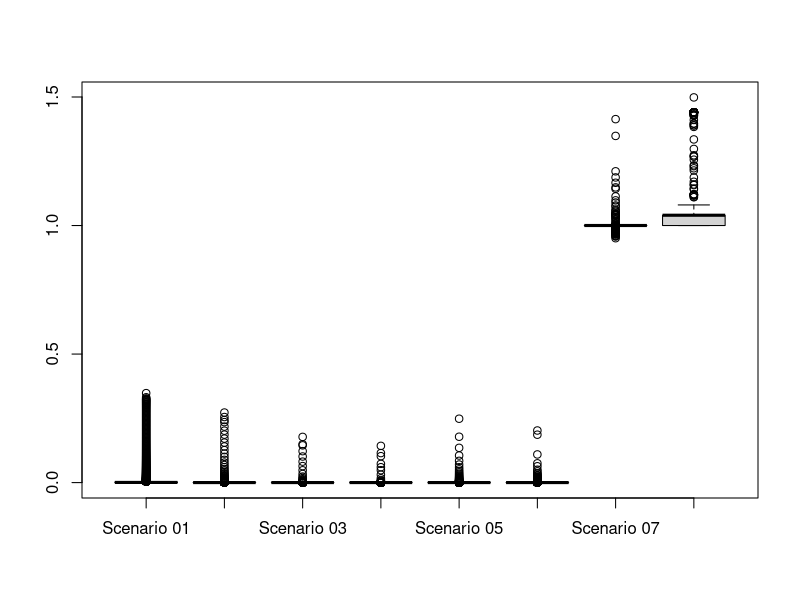

This figure's R source:
getwd()

scenario01_data = as.numeric(read.csv(file="scenario_01.csv",header=FALSE,sep=","))
scenario02_data = as.numeric(read.csv(file="scenario_02.csv",header=FALSE,sep=","))
scenario03_data = as.numeric(read.csv(file="scenario_03.csv",header=FALSE,sep=","))
scenario04_data = as.numeric(read.csv(file="scenario_04.csv",header=FALSE,sep=","))
scenario05_data = as.numeric(read.csv(file="scenario_05.csv",header=FALSE,sep=","))
scenario06_data = as.numeric(read.csv(file="scenario_06.csv",header=FALSE,sep=","))
scenario07_data = as.numeric(read.csv(file="scenario_07.csv",header=FALSE,sep=","))
scenario08_data = as.numeric(read.csv(file="scenario_08.csv",header=FALSE,sep=","))

# --- length
c(length(scenario01_data),length(scenario02_data),length(scenario03_data),length(scenario04_data),length(scenario05_data),length(scenario06_data),length(scenario07_data),length(scenario08_data))
# ---

# --- mean
c(mean(scenario01_data),mean(scenario02_data),mean(scenario03_data),mean(scenario04_data),mean(scenario05_data),mean(scenario06_data),mean(scenario07_data),mean(scenario08_data))
# ---

# --- median
c(median(scenario01_data),median(scenario02_data),median(scenario03_data),median(scenario04_data),median(scenario05_data),median(scenario06_data),median(scenario07_data),median(scenario08_data))
# ---

# --- sd
c(sd(scenario01_data),sd(scenario02_data),sd(scenario03_data),sd(scenario04_data),sd(scenario05_data),sd(scenario06_data),sd(scenario07_data),sd(scenario08_data))
# ---

# --- most frequent values - scenario01_data
sort(table(scenario01_data),decreasing=TRUE)[1:3]

svg("boxplot.svg",height = 10,width = 10)
boxplot(scenario01_data,scenario02_data,scenario03_data,scenario04_data,scenario05_data,scenario06_data,scenario07_data,scenario08_data,names=c("Scenario 01","Scenario 02","Scenario 03","Scenario 04","Scenario 05","Scenario 06","Scenario 07","Scenario 08"))
dev.off()

# --- t.test // scenario01_data - scenario02_data
c(mean(scenario01_data),mean(scenario02_data))
t.test(scenario01_data,scenario02_data)
# ---

# --- t.test // scenario01_data - scenario03_data
c(mean(scenario01_data),mean(scenario03_data))
t.test(scenario01_data,scenario03_data)
# ---

# --- t.test // scenario01_data - scenario04_data
c(mean(scenario01_data),mean(scenario04_data))
t.test(scenario01_data,scenario04_data)
# ---

# --- t.test // scenario01_data - scenario05_data
c(mean(scenario01_data),mean(scenario05_data))
t.test(scenario01_data,scenario05_data)
# ---

# --- t.test // scenario01_data - scenario06_data
c(mean(scenario01_data),mean(scenario06_data))
t.test(scenario01_data,scenario06_data)
# ---

# --- t.test // scenario01_data - scenario07_data
c(mean(scenario01_data),mean(scenario07_data))
t.test(scenario01_data,scenario07_data)
# ---

# --- t.test // scenario01_data - scenario08_data
c(mean(scenario01_data),mean(scenario08_data))
t.test(scenario01_data,scenario08_data)
# ---

# --- t.test // scenario02_data - scenario03_data
c(mean(scenario02_data),mean(scenario03_data))
t.test(scenario02_data,scenario03_data)
# ---

# --- t.test // scenario02_data - scenario04_data
c(mean(scenario02_data),mean(scenario04_data))
t.test(scenario02_data,scenario04_data)
# ---

# --- t.test // scenario02_data - scenario05_data
c(mean(scenario02_data),mean(scenario05_data))
t.test(scenario02_data,scenario05_data)
# ---

# --- t.test // scenario02_data - scenario06_data
c(mean(scenario02_data),mean(scenario06_data))
t.test(scenario02_data,scenario06_data)
# ---

# --- t.test // scenario02_data - scenario07_data
c(mean(scenario02_data),mean(scenario07_data))
t.test(scenario02_data,scenario07_data)
# ---

# --- t.test // scenario02_data - scenario08_data
c(mean(scenario02_data),mean(scenario08_data))
t.test(scenario02_data,scenario08_data)
# ---

# --- t.test // scenario03_data - scenario04_data
c(mean(scenario03_data),mean(scenario04_data))
t.test(scenario03_data,scenario04_data)
# ---

# --- t.test // scenario03_data - scenario05_data
c(mean(scenario03_data),mean(scenario05_data))
t.test(scenario03_data,scenario05_data)
# ---

# --- t.test // scenario03_data - scenario06_data
c(mean(scenario03_data),mean(scenario06_data))
t.test(scenario03_data,scenario06_data)
# ---

# --- t.test // scenario03_data - scenario07_data
c(mean(scenario03_data),mean(scenario07_data))
t.test(scenario03_data,scenario07_data)
# ---

# --- t.test // scenario03_data - scenario08_data
c(mean(scenario03_data),mean(scenario08_data))
t.test(scenario03_data,scenario08_data)
# ---

# --- t.test // scenario04_data - scenario05_data
c(mean(scenario04_data),mean(scenario05_data))
t.test(scenario04_data,scenario05_data)
# ---

# --- t.test // scenario04_data - scenario06_data
c(mean(scenario04_data),mean(scenario06_data))
t.test(scenario04_data,scenario06_data)
# ---

# --- t.test // scenario04_data - scenario07_data
c(mean(scenario04_data),mean(scenario07_data))
t.test(scenario04_data,scenario07_data)
# ---

# --- t.test // scenario04_data - scenario08_data
c(mean(scenario04_data),mean(scenario08_data))
t.test(scenario04_data,scenario08_data)
# ---

# --- t.test // scenario05_data - scenario06_data
c(mean(scenario05_data),mean(scenario06_data))
t.test(scenario05_data,scenario06_data)
# ---

# --- t.test // scenario05_data - scenario07_data
c(mean(scenario05_data),mean(scenario07_data))
t.test(scenario05_data,scenario07_data)
# ---

# --- t.test // scenario05_data - scenario08_data
c(mean(scenario05_data),mean(scenario08_data))
t.test(scenario05_data,scenario08_data)
# ---

# --- t.test // scenario06_data - scenario07_data
c(mean(scenario06_data),mean(scenario07_data))
t.test(scenario06_data,scenario07_data)
# ---

# --- t.test // scenario06_data - scenario08_data
c(mean(scenario06_data),mean(scenario08_data))
t.test(scenario06_data,scenario08_data)
# ---

# --- t.test // scenario07_data - scenario08_data
c(mean(scenario07_data),mean(scenario08_data))
t.test(scenario07_data,scenario08_data)
# ---